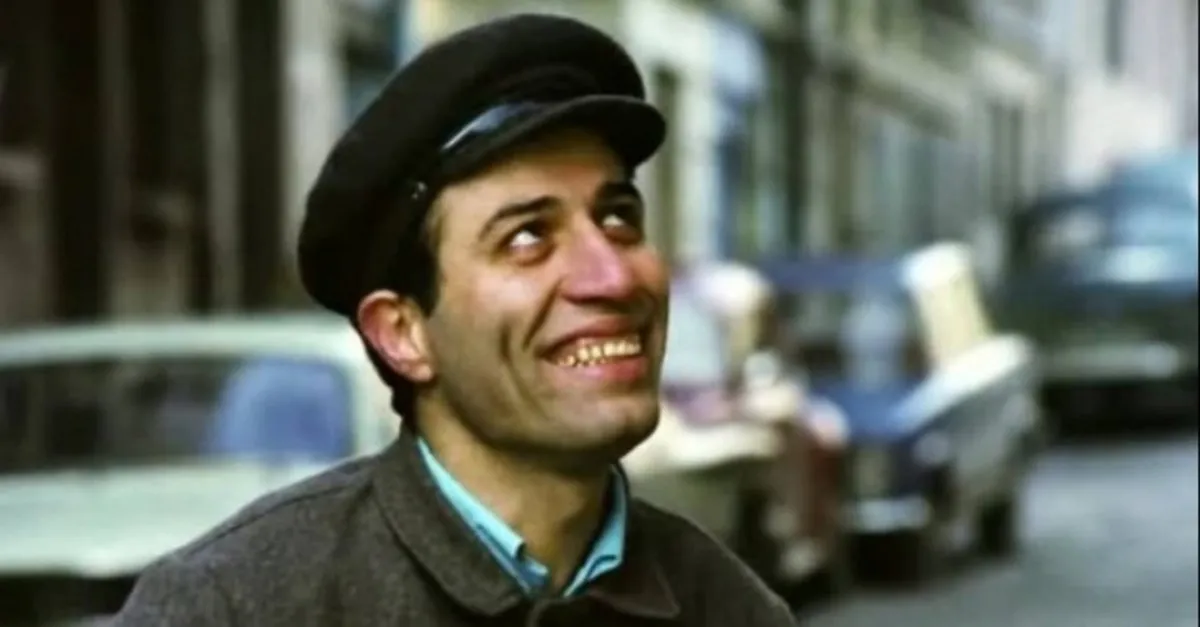
#> input picture OpenCV/BelliKismaEfektYapma/resim.jpg, 1200 x 627 px
$ python BelliKisimEfekti.py
#> lines starting #> are read from the running program, lines starting #| are printed output that depends on the picture
# https://www.w3schools.com/colors/colors_rgb.asp       renk seçimi rgb


import cv2
import numpy as np


kemalsunal=cv2.imread("resim.jpg")
#> kemalsunal is the input picture: shape (627, 1200, 3); mean B, G, R 91.4, 101.3, 96.1


kemalsunal[150:200,350:500,0]=255    # istenilen alana mavi efekti uygulama     kemalsunal[50:yukarıdan aşşağa boyanacak alan,kaçla kaç arası boyaacak,0]=250

kemalsunal[150:200,350:500,1]=200
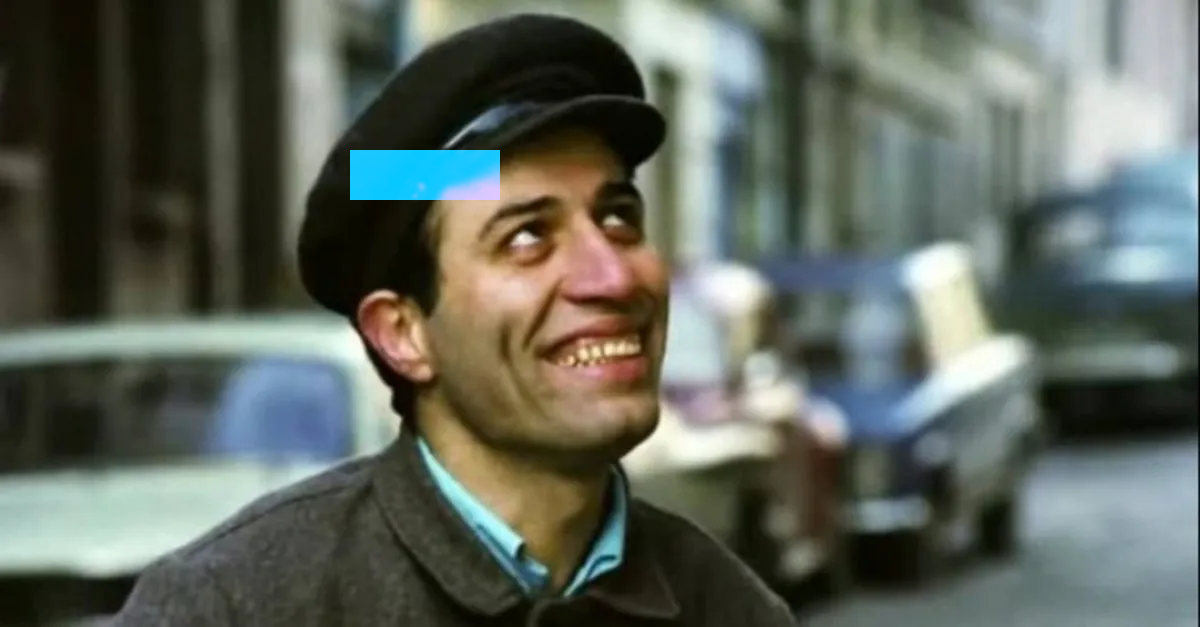
#> kemalsunal: shape (627, 1200, 3); mean B, G, R 93.6, 102.9, 96.1


# [6 lines of commented-out code are left out]


cv2.imshow("Kemal Sunal",kemalsunal)


cv2.waitKey(0)
cv2.destroyAllWindows()
